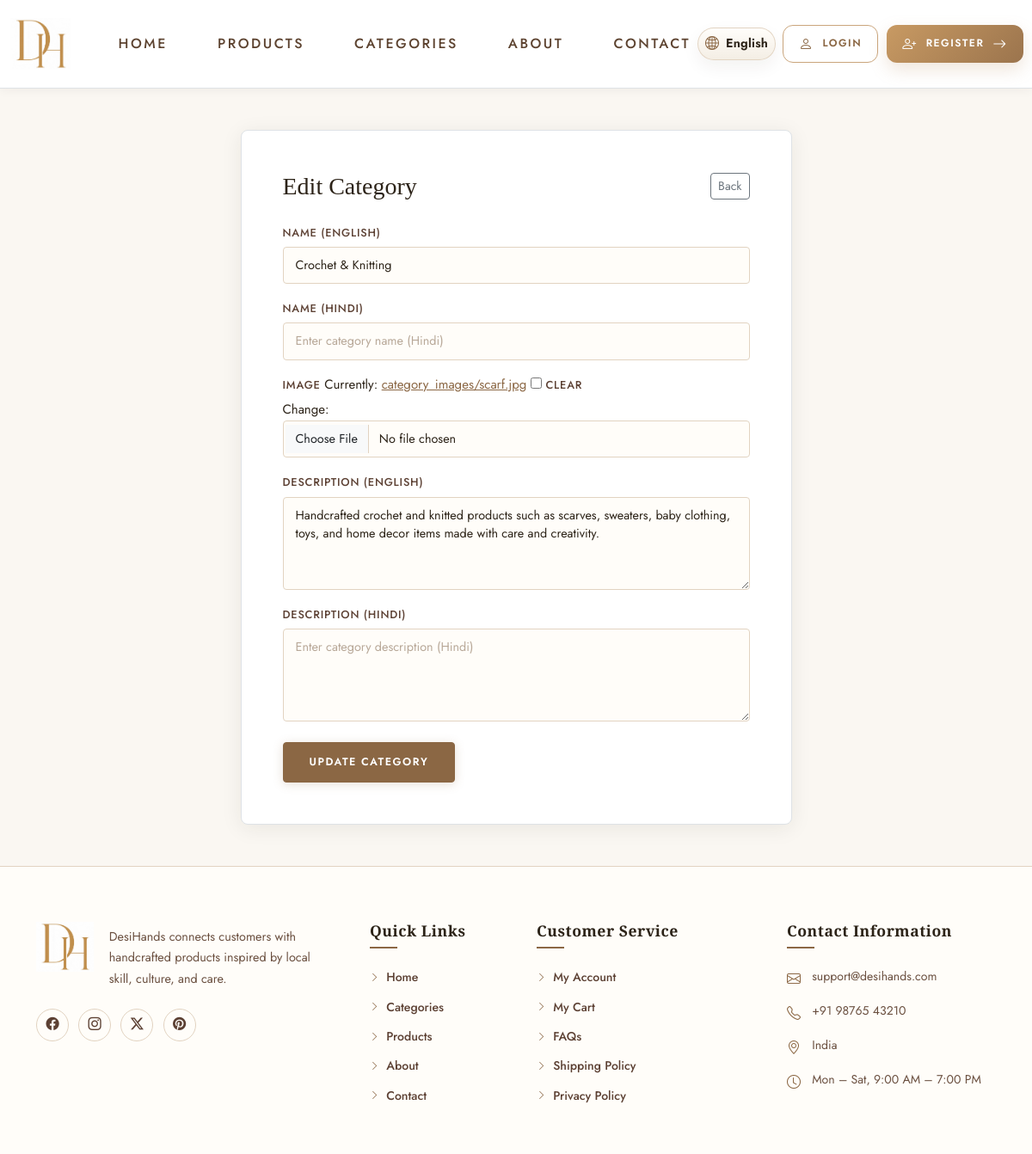
/categories/6/edit/ (signed in), run on the app's committed database.
### core/models.py (models this page shows, shortened)
class Category(models.Model):
    name_en = models.CharField(max_length=100)
    name_hi = models.CharField(max_length=100, blank=True, default="")
    image = models.ImageField(upload_to="category_images/", blank=True, null=True)
    description_en = models.TextField()
    description_hi = models.TextField(blank=True, default="")
    created_at = models.DateTimeField(auto_now_add=True)
    class Meta:
        ordering = ["name_en"]
        verbose_name = "Category"
        verbose_name_plural = "Categories"

### core/views.py (the view)
# urls.py: path("categories/<int:pk>/edit/", views.category_update_view, name="category_edit"),
@staff_member_required
def category_update_view(request, pk):
    category = get_object_or_404(Category, pk=pk)
    if request.method == "POST":
        form = CategoryForm(request.POST, request.FILES, instance=category)
        if form.is_valid():
            form.save()
            messages.success(request, "Category updated successfully.")
            return redirect("core:category_list")
        messages.error(request, "Please correct the errors below.")
    else:
        form = CategoryForm(instance=category)
    return render(
        request,
        "core/category_form.html",
        {"form": form, "page_title": "Edit Category", "button_text": "Update Category"},
    )

### core/context_processors.py (called while the page is built)
def cart_count(request):
    registration_id = request.session.get("registration_id")
    if not registration_id:
        return {"cart_count": 0}
    quantities = Cart.objects.filter(user_id=registration_id).values_list(
        "quantity", flat=True
    )
    return {"cart_count": sum(quantities)}

def currency_context(request):
    currency = get_user_currency(request)
    return {
        "currency_code": currency["code"],
        "currency_symbol": currency["symbol"],
        "currency_rate": currency["rate"],
    }

### core/currency_utils.py (called while the page is built, shortened)
def get_currency_from_phone(mobile):
    if not mobile:
        return {"code": "INR", "symbol": "₹", "rate": 1.0}
    mobile = mobile.strip()
    if mobile.startswith("+91"):
        return {"code": "INR", "symbol": "₹", "rate": 1.0}
    elif mobile.startswith("+44"):
        return {"code": "GBP", "symbol": "£", "rate": 0.0094}
    elif mobile.startswith("+971"):
        return {"code": "AED", "symbol": "د.إ", "rate": 0.044}
    elif mobile.startswith("+61"):
        return {"code": "AUD", "symbol": "A$", "rate": 0.018}
    elif mobile.startswith("+64"):
        return {"code": "NZD", "symbol": "NZ$", "rate": 0.020}
    return {"code": "INR", "symbol": "₹", "rate": 1.0}

### templates/core/category_form.html (shortened to what this page needs)
{% extends "base.html" %}
{% block content %}
<section class="py-5">
    <div class="container">
        <div class="row justify-content-center">
            <div class="col-12 col-lg-7">
                <div class="auth-card bg-white border rounded-3 p-4 p-md-5">
                    <div class="d-flex justify-content-between align-items-center gap-3 mb-4">
                        <h1 class="h3 mb-0">{{ page_title }}</h1>
                        <a class="btn btn-outline-secondary btn-sm" href="{% url 'core:category_list' %}">Back</a>
                    </div>
                    <form method="post" enctype="multipart/form-data" novalidate>
                        <div class="mb-3">
                            <label class="form-label" for="{{ form.name_en.id_for_label }}">Name (English)</label>
                            {{ form.name_en }}
                        </div>
                        <div class="mb-3">
                            <label class="form-label" for="{{ form.name_hi.id_for_label }}">Name (Hindi)</label>
                            {{ form.name_hi }}
                        </div>
                        <div class="mb-3">
                            <label class="form-label" for="{{ form.image.id_for_label }}">Image</label>
                            {{ form.image }}
                        </div>
                        <div class="mb-3">
                            <label class="form-label" for="{{ form.description_en.id_for_label }}">Description (English)</label>
                            {{ form.description_en }}
                        </div>
                        <div class="mb-4">
                            <label class="form-label" for="{{ form.description_hi.id_for_label }}">Description (Hindi)</label>
                            {{ form.description_hi }}
                        </div>
                        <button class="btn btn-primary" type="submit">{{ button_text }}</button>
                    </form>
                </div>
            </div>
        </div>
    </div>
</section>
{% endblock %}

### static/css/style.css (style rules this page uses)
:root { --cream: #FAF7F2; --parchment: #F2EBE0; --warm-white: #FFFDF9; --sand: #E8D9C5; --brown-dark: #2C2318; --brown-mid: #5C4033; --brown-body: #6B5040; --accent: #8B6744; --accent-deep: #6D5235; --sage: #5A6E52; --gold: #C49A5A; --border: #E2D3C1; --placeholder-bg: #F0E8DC; --font-display: 'Cormorant Garamond', Georgia, serif; --font-body: 'Jost', system-ui, -apple-system, sans-serif; --radius-sm: 4px; --radius-md: 10px; --radius-lg: 18px; --shadow-soft: 0 4px 24px rgba(44, 35, 24, 0.08); --shadow-lift: 0 10px 40px rgba(44, 35, 24, 0.14); }
html, body { min-height: 100%; }
body { display: flex; flex-direction: column; color: var(--brown-dark); background-color: var(--cream); font-family: var(--font-body); font-size: 15px; line-height: 1.65; -webkit-font-smoothing: antialiased; }
h1, h2, h3, h4, h5, h6 { font-family: var(--font-display); color: var(--brown-dark); font-weight: 600; line-height: 1.2; }
a { color: var(--accent); transition: color 0.2s ease; }
.auth-card { background-color: var(--warm-white); border: 1px solid var(--border); border-radius: var(--radius-md); box-shadow: var(--shadow-soft); }
.btn-primary { background-color: var(--accent); border-color: var(--accent); color: #fff; font-family: var(--font-body); font-size: 0.78rem; font-weight: 600; letter-spacing: 1.5px; text-transform: uppercase; border-radius: var(--radius-sm); padding: 13px 30px; transition: background-color 0.25s ease, transform 0.15s ease, box-shadow 0.25s ease; box-shadow: 0 2px 12px rgba(139, 103, 68, 0.22); }
.form-control, input[type="text"], input[type="email"], input[type="password"], input[type="search"], input[type="number"], select, textarea { background-color: var(--warm-white); border: 1px solid var(--border); border-radius: var(--radius-sm); font-family: var(--font-body); color: var(--brown-dark); font-size: 0.9rem; padding: 10px 14px; transition: border-color 0.2s ease, box-shadow 0.2s ease; }
.form-control::placeholder { color: #b8a898; }
label, .form-label { font-family: var(--font-body); color: var(--brown-mid); font-weight: 500; font-size: 0.8rem; letter-spacing: 0.8px; text-transform: uppercase; margin-bottom: 6px; }
:root { --bs-blue: #8B6744; --bs-primary: #8B6744; --bs-primary-rgb: 139, 103, 68; --bs-btn-focus-shadow-rgb: 139, 103, 68; --bs-link-color: #8B6744; --bs-link-color-rgb: 139, 103, 68; --bs-link-hover-color: #6D5235; --bs-focus-ring-color: rgba(139, 103, 68, 0.25); }
* { -webkit-tap-highlight-color: transparent; }

### data on the page
Category: name_en "Crochet & Knitting", description_en "Handcrafted crochet and knitted products such as scarves, sweaters, baby clothing, toys, and home decor items made with care and creativity."

### other printed values
{{ page_title }} "Edit Category"
{{ button_text }} "UPDATE CATEGORY"
